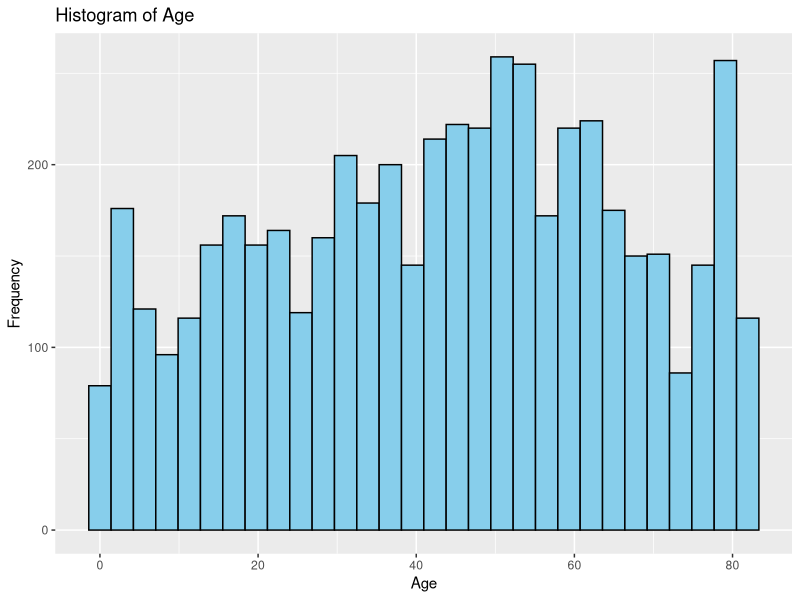
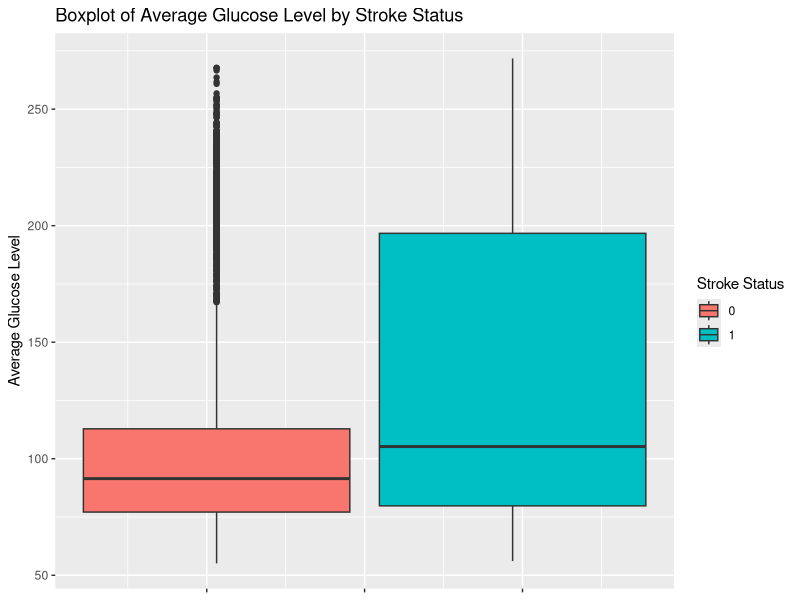
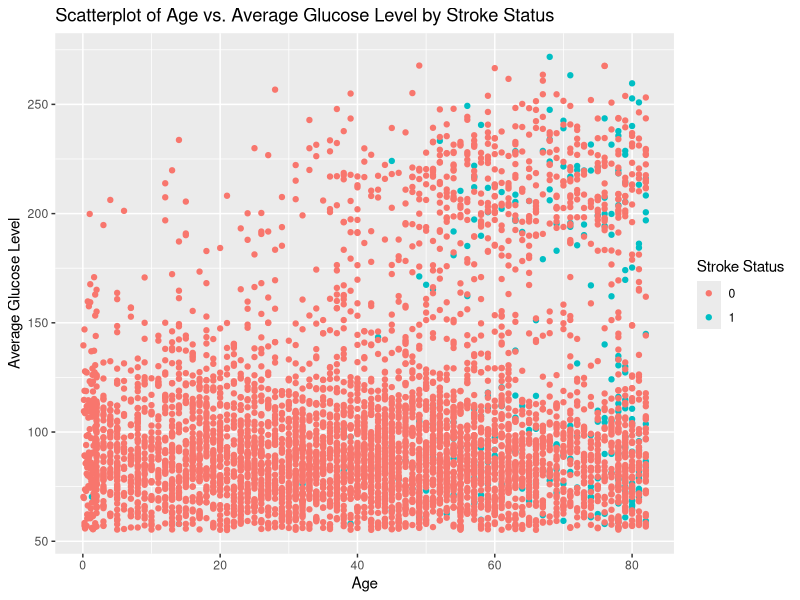

Generate these figures, in order, with R: (Note: this script raises an error after producing the figures.)
# Load dataset
stroke_data <- read.csv("data/stroke_data.csv", colClasses = c(
  gender = "factor",
  age = "numeric",
  hypertension = "factor",
  heart_disease = "factor",
  ever_married = "factor",
  work_type = "factor",
  Residence_type = "factor",
  avg_glucose_level = "numeric",
  bmi = "numeric",
  smoking_status = "factor",
  stroke = "factor"
))

# Display the structure of the dataset
str(stroke_data)

# View the first few rows of the dataset
head(stroke_data)

# View the dataset in a separate viewer window
View(stroke_data)

# Measures of Frequency
# Count of stroke events
stroke_count <- table(stroke_data$stroke)
print("Frequency of stroke events:")
print(stroke_count)

# Measures of Central Tendency
# Mean age
mean_age <- mean(stroke_data$age, na.rm = TRUE)
print("Mean age:")
print(mean_age)

# Median avg_glucose_level
median_glucose <- median(stroke_data$avg_glucose_level, na.rm = TRUE)
print("Median avg_glucose_level:")
print(median_glucose)

# Measures of Distribution
# Standard deviation of BMI
sd_bmi <- sd(stroke_data$bmi, na.rm = TRUE)
print("Standard deviation of BMI:")
print(sd_bmi)

# Range of avg_glucose_level
range_glucose <- range(stroke_data$avg_glucose_level, na.rm = TRUE)
print("Range of avg_glucose_level:")
print(range_glucose)

# Measures of Relationship
# Correlation between age and avg_glucose_level
correlation_age_glucose <- cor(stroke_data$age, stroke_data$avg_glucose_level, use = "complete.obs")
print("Correlation between age and avg_glucose_level:")
print(correlation_age_glucose)

# Association between smoking status and stroke using Chi-square test
chi_square_smoking_stroke <- chisq.test(table(stroke_data$smoking_status, stroke_data$stroke))
print("Chi-square test for association between smoking status and stroke:")
print(chi_square_smoking_stroke)

# Check the levels of work_type
levels(stroke_data$work_type)

# Perform ANOVA
anova_result <- aov(avg_glucose_level ~ work_type, data = stroke_data)
print("ANOVA results:")
print(summary(anova_result))

# Load required libraries
library(ggplot2)
library(GGally)

# Univariate Plots
# Histogram of age
ggplot(stroke_data, aes(x = age)) +
  geom_histogram(fill = "skyblue", color = "black", bins = 30) +
  labs(title = "Histogram of Age",
       x = "Age",
       y = "Frequency")

# Boxplot of avg_glucose_level
ggplot(stroke_data, aes(x = 1, y = avg_glucose_level, fill = stroke)) +
  geom_boxplot() +
  labs(title = "Boxplot of Average Glucose Level by Stroke Status",
       x = NULL,
       y = "Average Glucose Level",
       fill = "Stroke Status") +
  theme(axis.text.x = element_blank())  # Hide x-axis label

# Multivariate Plot
# Scatterplot of age vs. avg_glucose_level colored by stroke status
ggplot(stroke_data, aes(x = age, y = avg_glucose_level, color = stroke)) +
  geom_point() +
  labs(title = "Scatterplot of Age vs. Average Glucose Level by Stroke Status",
       x = "Age",
       y = "Average Glucose Level",
       color = "Stroke Status")

# Pairwise scatterplot matrix of numerical variables
num_vars <- c("age", "avg_glucose_level", "bmi")
ggpairs(stroke_data[, num_vars], mapping = aes(color = stroke))

